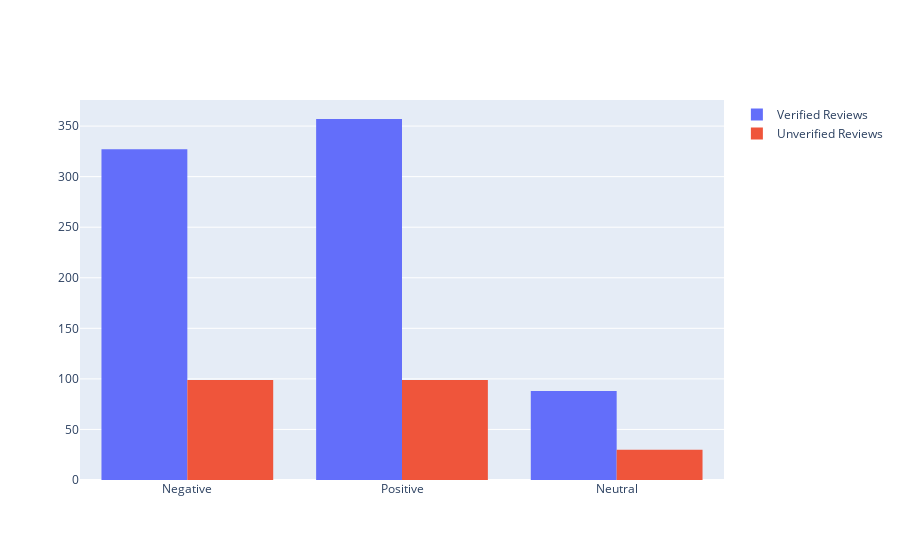

The code cell stored with this chart in its notebook:
### Code cell
fig = go.Figure()
fig.add_trace(go.Histogram(histfunc="count", 
                           x=verified_reviews['sentiment'], 
                           name="Verified Reviews"))
fig.add_trace(go.Histogram(histfunc="count", 
                           x=unverified_reviews['sentiment'], 
                           name="Unverified Reviews"))

fig.show()

### Figure 1 — Plotly figure (JSON) as saved in the notebook; plotly's stock layout.template omitted (floating-point values rounded to 4 significant figures; data arrays with more than 128 entries replaced by an {"elided": "..."} marker saying what was removed)
{"data": [{"histfunc": "count", "name": "Verified Reviews", "type": "histogram", "x": {"elided": "772 str values"}}, {"histfunc": "count", "name": "Unverified Reviews", "type": "histogram", "x": {"elided": "228 str values"}}], "layout": {}}
